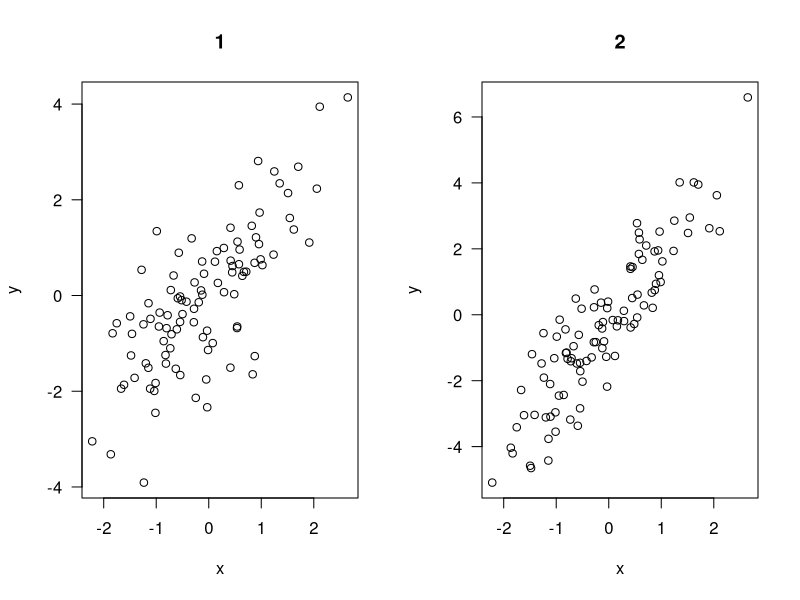
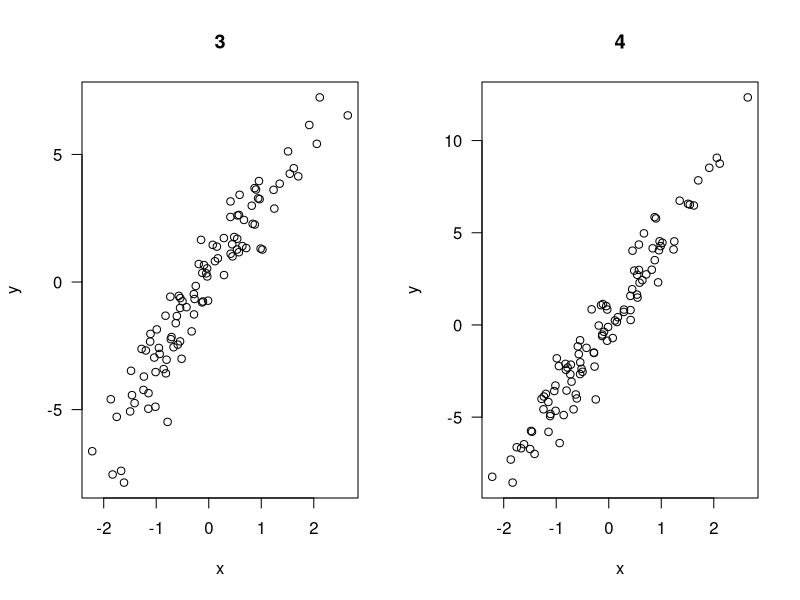
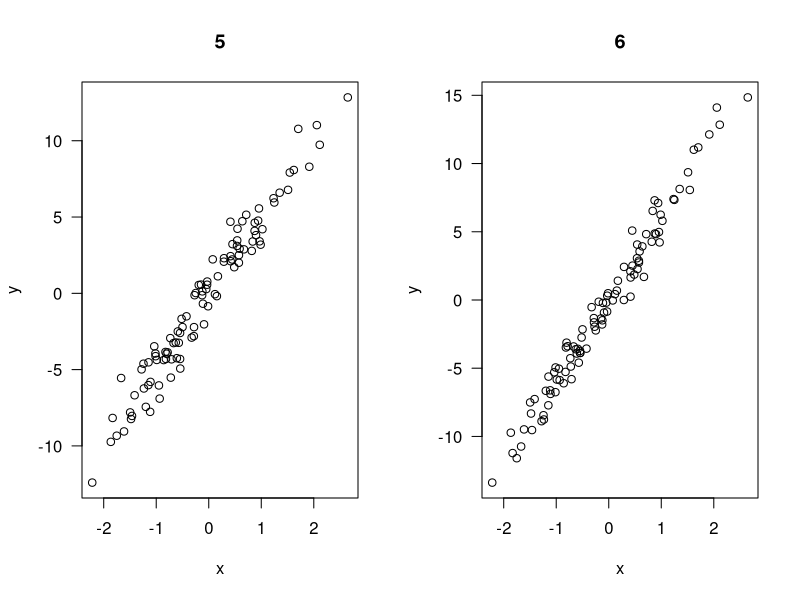
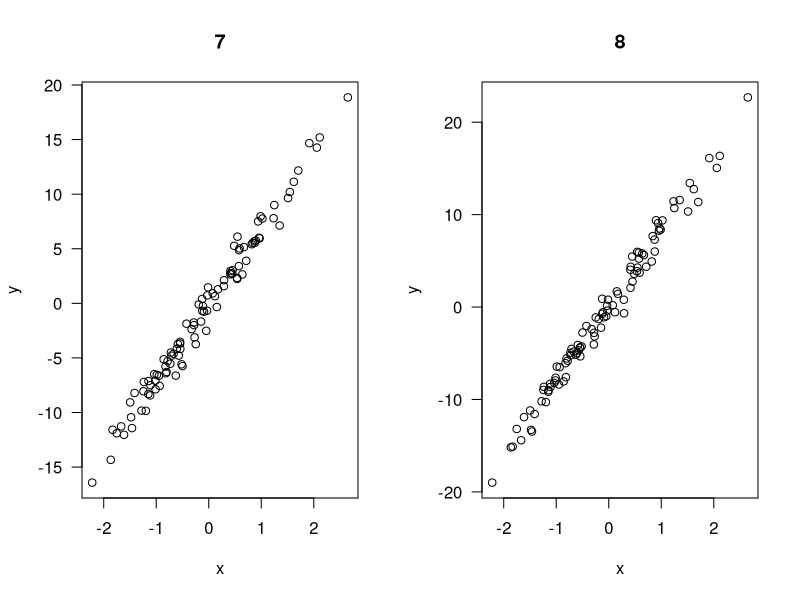
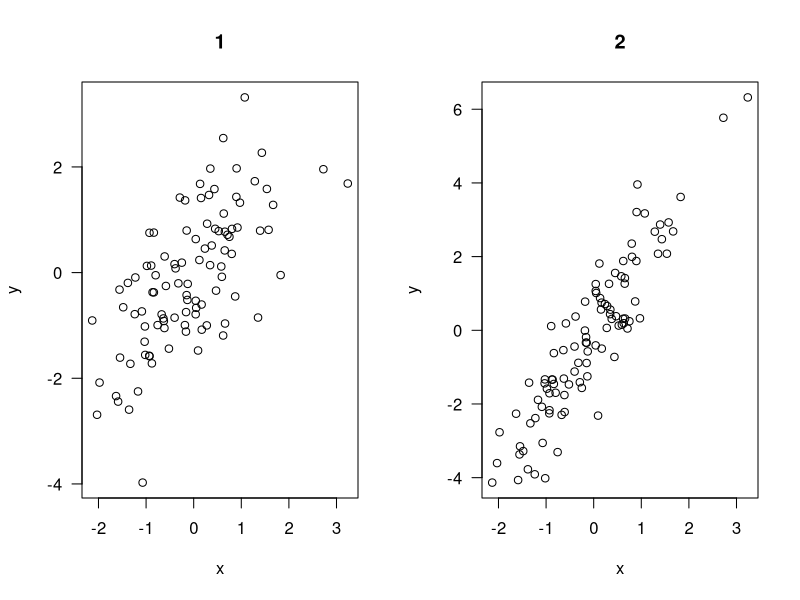
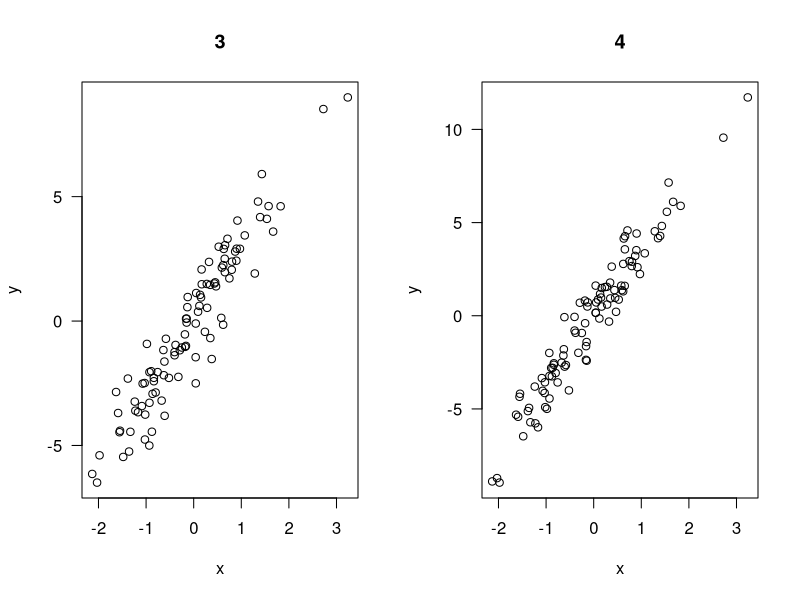
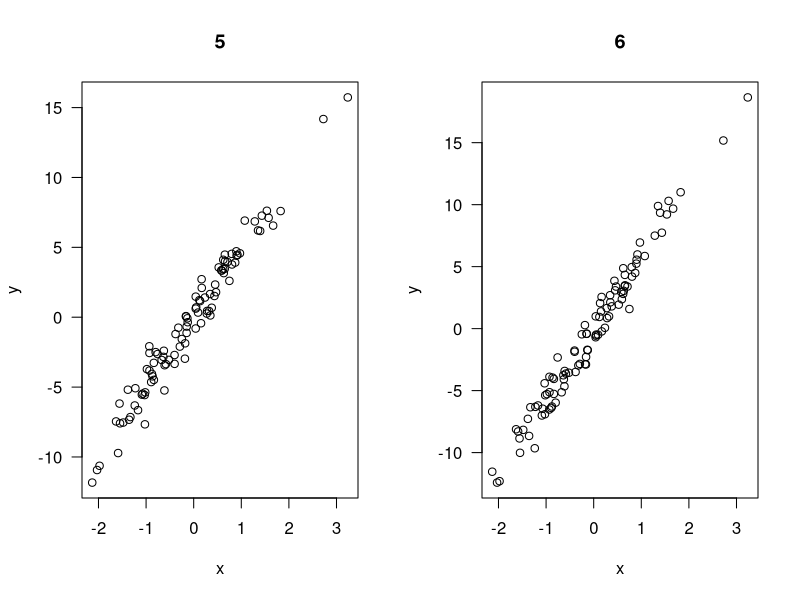
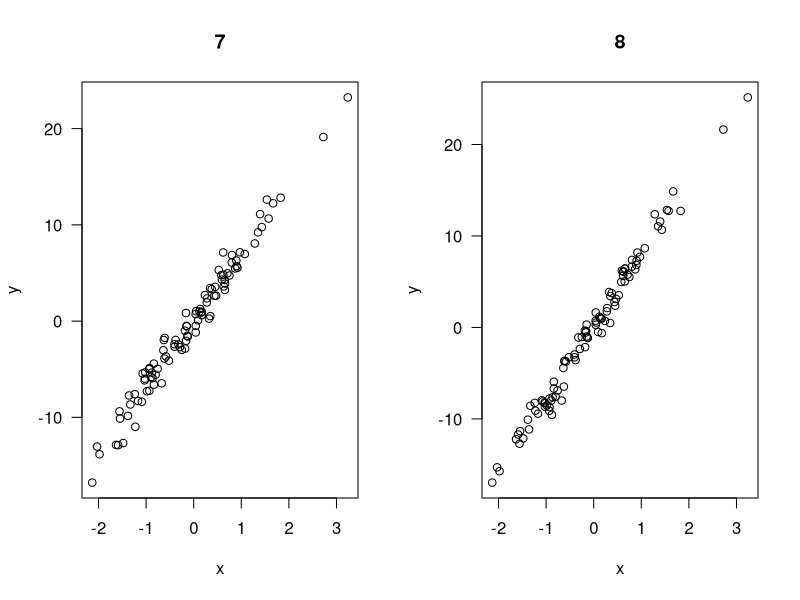

The R script that drew these images, in order:
## ---- chunk 1

## ---- chunk 2
n <- 100
x <- rnorm(n)
par(mfrow=c(1,2), las=1)
for(i in 1:8) {
  y <- i*x + rnorm(n)
  plot(x, y, main=i)
}
## ---- chunk 3
n <- 100
x <- rnorm(n)
par(mfrow=c(1,2), las=1)
for(i in 1:8) {
  y <- i*x + rnorm(n)
  plot(x, y, main=i)
}
## ---- chunk 4
n <- 100
x <- rnorm(n)
par(mfrow=c(1,2), las=1)
for(i in 1:8) {
  y <- i*x + rnorm(n)
  plot(x, y, main=i)
}
## ---- chunk 5
n <- 100
x <- rnorm(n)
y <- 2*x + rnorm(n)
out <- lm(y ~ x)
library(knitr)
kable(summary(out)$coef, digits=2)
